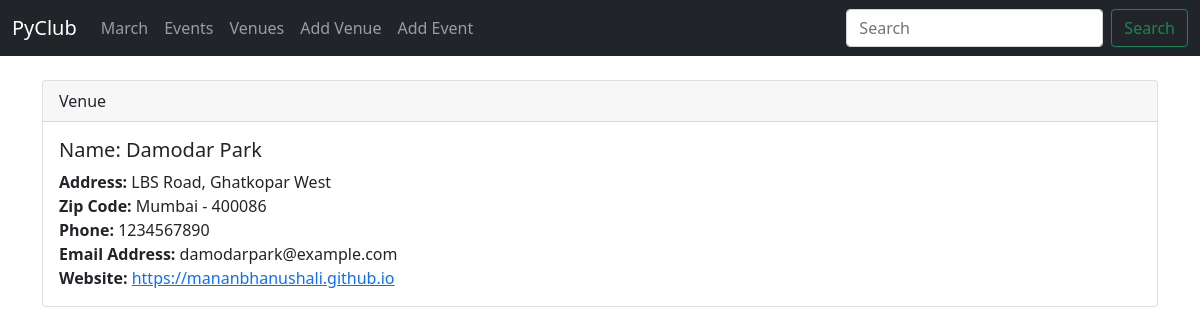
Page /show_venue/1 on the committed database.
### events/models.py (models this page shows)
class Venue(models.Model):
    name = models.CharField("Venue Name", max_length=120)
    address = models.CharField(max_length=300)
    zip_code = models.CharField("Zip Code", max_length=15)
    phone = models.CharField("Contact Phone", max_length=25, blank=True)
    web = models.URLField("Website Address", blank=True)
    email_address = models.EmailField("Email Address", blank=True)
    def __str__(self):
        return self.name

### events/views.py (the view)
# urls.py: path('show_venue/<venue_id>', views.show_venue, name="show-venue"),
def show_venue(request, venue_id):
    venue = Venue.objects.get(pk=venue_id)
    return render(request, 'events/show_venue.html',
                  {'venue': venue})

### events/templates/events/show_venue.html
{% extends 'events/base.html' %}
{% block content %}
<div class="card">
  <div class="card-header">
    Venue
  </div>
  <div class="card-body">
    <h5 class="card-title">Name: {{ venue }}</h5>
    <p class="card-text">
        <strong>Address: </strong>{{ venue.address }}<br/>
        <strong>Zip Code: </strong>{{ venue.zip_code }}<br/>
        <strong>Phone: </strong>{{ venue.phone }}<br/>
        <strong>Email Address: </strong>{{ venue.email_address }}<br/>
        <strong>Website: </strong><a href="{{ venue.web }}">{{ venue.web }}</a><br/>
    </p>
  </div>
</div>
{% endblock %}

### rows in the picture
Venue: name "Damodar Park", address "LBS Road, Ghatkopar West", zip_code "Mumbai - 400086", phone "1234567890", email_address "damodarpark@example.com", web "https://mananbhanushali.github.io"
